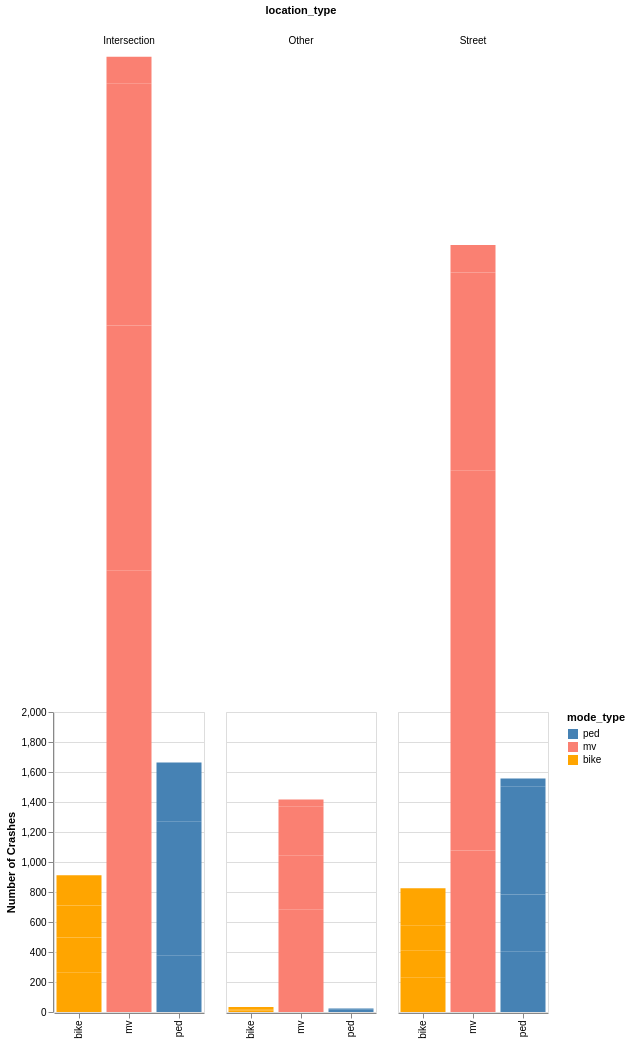

Write the Vega-Lite specification saved for this chart.
### Vega-Lite specification from a JSON file in a GitHub repository (floating-point values rounded to 4 significant figures)
{"config": {"view": {"width": 400, "height": 300}}, "data": {"name": "data-0dd6daac10a1b6c3e4abc3d832d77aba"}, "mark": "bar", "encoding": {"color": {"type": "nominal", "field": "mode_type", "scale": {"domain": ["ped", "mv", "bike"], "range": ["steelblue", "salmon", "orange"]}}, "column": {"type": "nominal", "field": "location_type"}, "x": {"type": "nominal", "field": "mode_type", "title": null}, "y": {"type": "quantitative", "field": "count", "scale": {"domain": [0, 2000]}, "title": "Number of Crashes"}}, "selection": {"select": {"type": "single", "fields": ["year"], "bind": {"input": "range", "max": 2019, "min": 2015, "step": 1}}}, "transform": [{"filter": {"selection": "select"}}], "width": 150, "$schema": "https://vega.github.io/schema/vega-lite/v2.6.0.json", "datasets": {"data-0dd6daac10a1b6c3e4abc3d832d77aba": [{"year": 2015, "mode_type": "bike", "location_type": "Intersection", "count": 261}, {"year": 2015, "mode_type": "bike", "location_type": "Other", "count": 10}, {"year": 2015, "mode_type": "bike", "location_type": "Street", "count": 231}, {"year": 2015, "mode_type": "mv", "location_type": "Intersection", "count": 1407}, {"year": 2015, "mode_type": "mv", "location_type": "Other", "count": 334}, {"year": 2015, "mode_type": "mv", "location_type": "Street", "count": 1076}, {"year": 2015, "mode_type": "ped", "location_type": "Intersection", "count": 375}, {"year": 2015, "mode_type": "ped", "location_type": "Other", "count": 7}, {"year": 2015, "mode_type": "ped", "location_type": "Street", "count": 401}, {"year": 2016, "mode_type": "bike", "location_type": "Intersection", "count": 235}, {"year": 2016, "mode_type": "bike", "location_type": "Other", "count": 9}, {"year": 2016, "mode_type": "bike", "location_type": "Street", "count": 180}, {"year": 2016, "mode_type": "mv", "location_type": "Intersection", "count": 1535}, {"year": 2016, "mode_type": "mv", "location_type": "Other", "count": 351}, {"year": 2016, "mode_type": "mv", "location_type": "Street", "count": 1157}, {"year": 2016, "mode_type": "ped", "location_type": "Intersection", "count": 505}, {"year": 2016, "mode_type": "ped", "location_type": "Other", "count": 6}, {"year": 2016, "mode_type": "ped", "location_type": "Street", "count": 382}, {"year": 2017, "mode_type": "bike", "location_type": "Intersection", "count": 214}, {"year": 2017, "mode_type": "bike", "location_type": "Other", "count": 8}, {"year": 2017, "mode_type": "bike", "location_type": "Street", "count": 168}, {"year": 2017, "mode_type": "mv", "location_type": "Intersection", "count": 1634}, {"year": 2017, "mode_type": "mv", "location_type": "Other", "count": 356}, {"year": 2017, "mode_type": "mv", "location_type": "Street", "count": 1378}, {"year": 2017, "mode_type": "ped", "location_type": "Intersection", "count": 389}, {"year": 2017, "mode_type": "ped", "location_type": "Other", "count": 6}, {"year": 2017, "mode_type": "ped", "location_type": "Street", "count": 377}, {"year": 2018, "mode_type": "bike", "location_type": "Intersection", "count": 190}, {"year": 2018, "mode_type": "bike", "location_type": "Other", "count": 7}, {"year": 2018, "mode_type": "bike", "location_type": "Street", "count": 228}, {"year": 2018, "mode_type": "mv", "location_type": "Intersection", "count": 1615}, {"year": 2018, "mode_type": "mv", "location_type": "Other", "count": 327}, {"year": 2018, "mode_type": "mv", "location_type": "Street", "count": 1319}, {"year": 2018, "mode_type": "ped", "location_type": "Intersection", "count": 338}, {"year": 2018, "mode_type": "ped", "location_type": "Other", "count": 4}, {"year": 2018, "mode_type": "ped", "location_type": "Street", "count": 341}, {"year": 2019, "mode_type": "bike", "location_type": "Intersection", "count": 11}, {"year": 2019, "mode_type": "bike", "location_type": "Street", "count": 18}, {"year": 2019, "mode_type": "mv", "location_type": "Intersection", "count": 178}, {"year": 2019, "mode_type": "mv", "location_type": "Other", "count": 48}, {"year": 2019, "mode_type": "mv", "location_type": "Street", "count": 183}, {"year": 2019, "mode_type": "ped", "location_type": "Intersection", "count": 57}, {"year": 2019, "mode_type": "ped", "location_type": "Street", "count": 56}]}}
